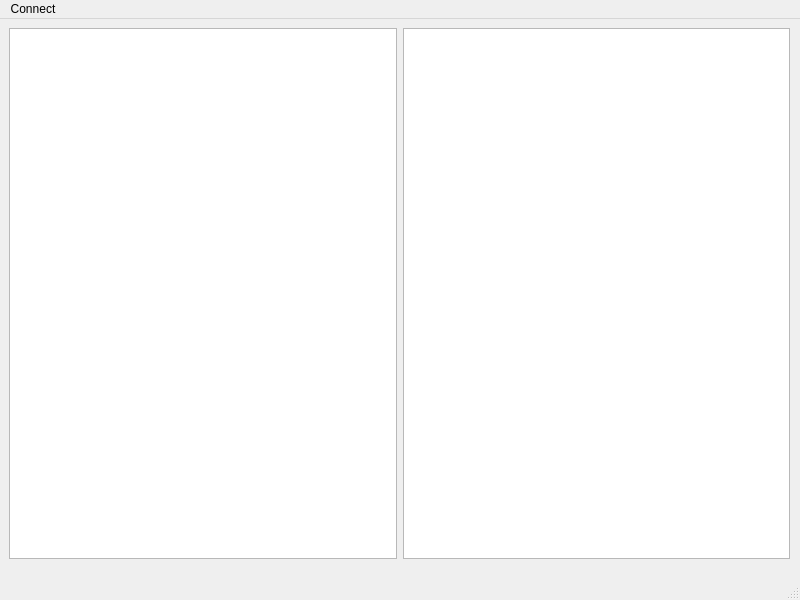
<?xml version="1.0" encoding="UTF-8"?>
<ui version="4.0">
 <class>MainWindow</class>
 <widget class="QMainWindow" name="MainWindow">
  <property name="geometry">
   <rect>
    <x>0</x>
    <y>0</y>
    <width>800</width>
    <height>600</height>
   </rect>
  </property>
  <property name="windowTitle">
   <string>MainWindow</string>
  </property>
  <widget class="QWidget" name="centralwidget">
   <widget class="QWidget" name="horizontalLayoutWidget">
    <property name="geometry">
     <rect>
      <x>9</x>
      <y>9</y>
      <width>781</width>
      <height>531</height>
     </rect>
    </property>
    <layout class="QHBoxLayout" name="horizontalLayout">
     <item>
      <widget class="QTableView" name="tableView"/>
     </item>
     <item>
      <widget class="QTableView" name="tableView_2"/>
     </item>
    </layout>
   </widget>
  </widget>
  <widget class="QMenuBar" name="menubar">
   <property name="geometry">
    <rect>
     <x>0</x>
     <y>0</y>
     <width>800</width>
     <height>22</height>
    </rect>
   </property>
   <widget class="QMenu" name="menuConnect">
    <property name="title">
     <string>Connect</string>
    </property>
    <addaction name="actionConnect_to_YaDisk"/>
    <addaction name="actionDisconnect"/>
   </widget>
   <addaction name="menuConnect"/>
  </widget>
  <widget class="QStatusBar" name="statusbar"/>
  <action name="actionConnect_to_YaDisk">
   <property name="text">
    <string>Connect to YaDisk</string>
   </property>
  </action>
  <action name="actionDisconnect">
   <property name="text">
    <string>Disconnect</string>
   </property>
  </action>
 </widget>
 <resources/>
 <connections/>
</ui>
